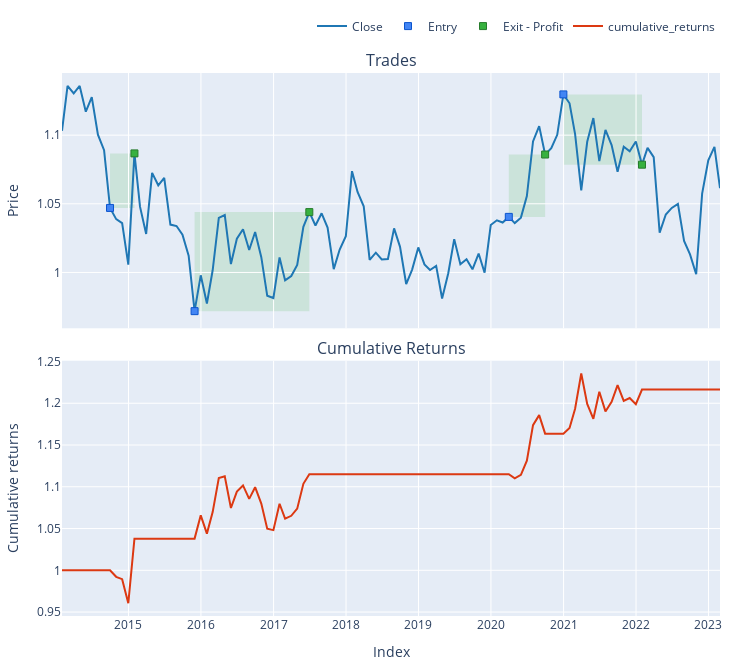

Source (notebook cell):
### Code cell
pf2[1]['chfusd']['2014':].plot(subplots = ['trades', ('cumulative_returns', dict(
        title='Cumulative Returns',
        yaxis_kwargs=dict(title='Cumulative returns'),
        plot_func='returns.vbt.returns.cumulative.vbt.plot',
        pass_add_trace_kwargs=True)
    )]).show()
